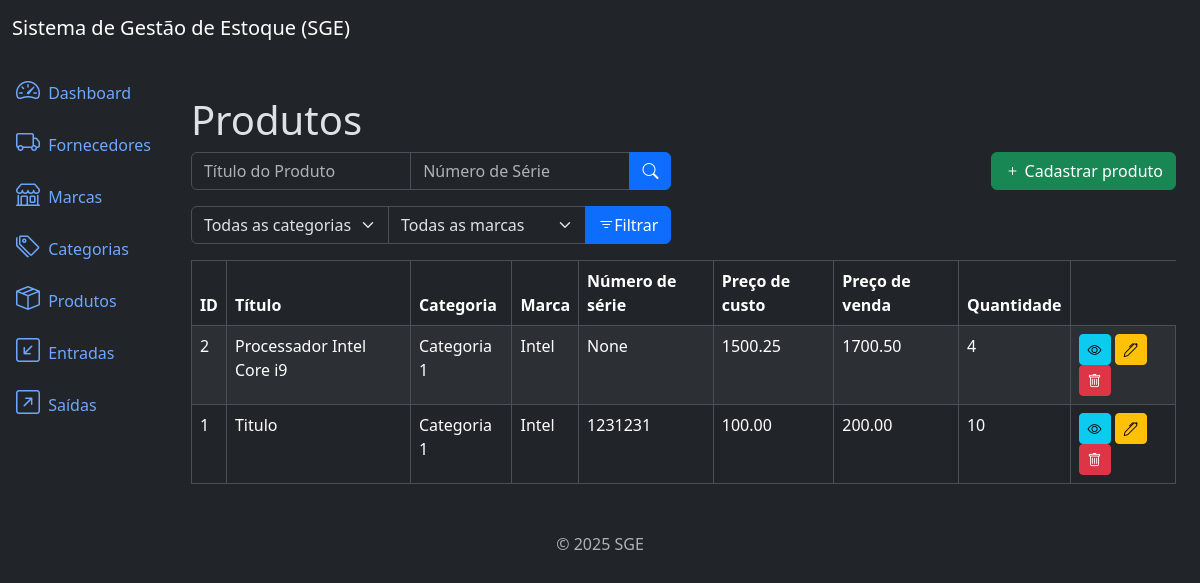
The app's page /products/list/, older data.
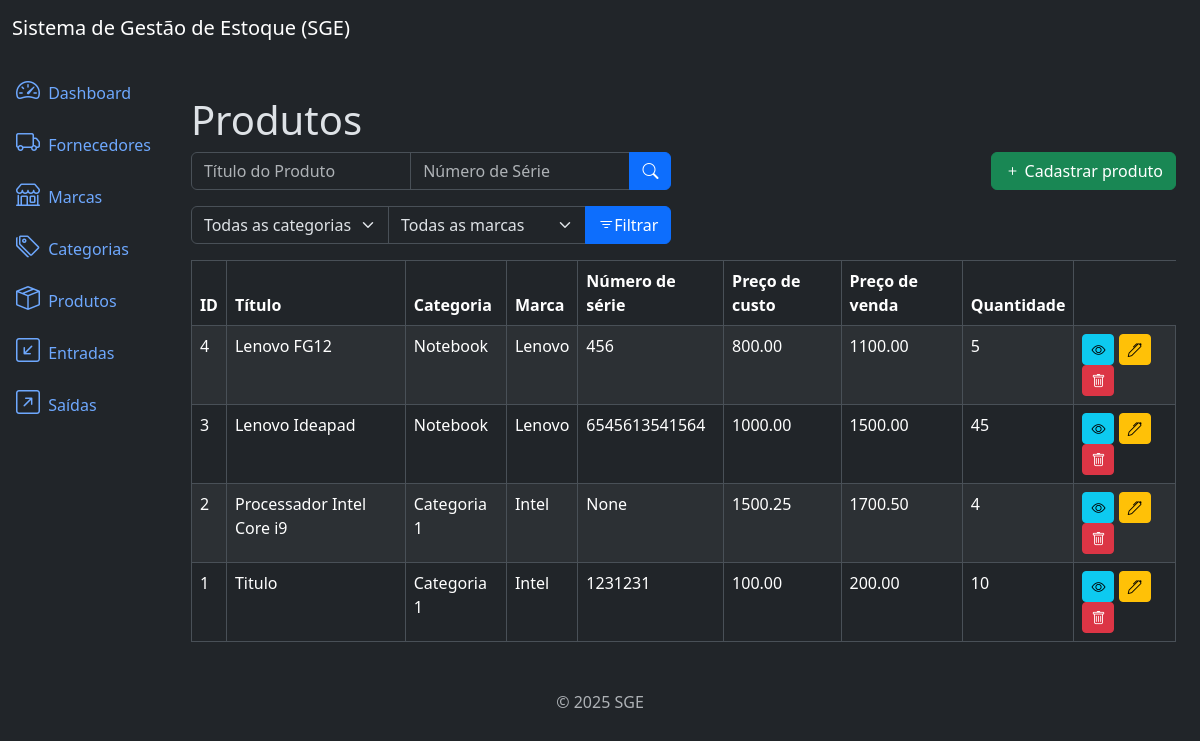
The same page, newer data.
### products/models.py (models this page shows, shortened)
class Products(models.Model):
    title = models.CharField(max_length=500)
    category = models.ForeignKey(Category, on_delete=models.PROTECT, related_name='products')
    brand = models.ForeignKey(Brand, on_delete=models.PROTECT, related_name='products')
    description = models.TextField(null=True, blank=True)
    serie_number = models.CharField(max_length=200, null=True, blank=True)
    cost_price = models.DecimalField(max_digits=20, decimal_places=2) # sempre usar DecimalFiel para campos de dinheiro/moeda
    selling_price = models.DecimalField(max_digits=20, decimal_places=2)
    quantity = models.IntegerField(default=0)
    created_at = models.DateTimeField(auto_now_add=True)
    updated_at = models.DateTimeField(auto_now=True)
    class Meta:
        ordering = ['title']

### categories/models.py (models this page shows)
class Category(models.Model):
    name = models.CharField(max_length=500)
    description = models.TextField(null=True, blank=True)
    created_at = models.DateTimeField(auto_now_add=True)
    updated_at = models.DateTimeField(auto_now=True)
    class Meta: # Ordena por ordem alfabetica pelo nome
        ordering = ['name']
    def __str__(self):
        return self.name

### brands/models.py (models this page shows)
class Brand(models.Model):
    name = models.CharField(max_length=500)
    description = models.TextField(null=True, blank=True)
    created_at = models.DateTimeField(auto_now_add=True)
    updated_at = models.DateTimeField(auto_now=True)
    class Meta: # Ordena por ordem alfabetica pelo nome
        ordering = ['name']
    def __str__(self):
        return self.name

### products/views.py (the view)
# urls.py: path('products/list/', views.ProductListView.as_view(), name='product_list'),
class ProductListView(ListView):
    model = models.Products
    template_name = 'product_list.html'
    context_object_name = 'products' # Contexto enviado para o template
    paginate_by = 10 # Define a quantidade de elementos que serão exibidos por página
    def get_queryset(self): # Método que faz filtros pelo nome da marca
        queryset = super().get_queryset()
        title = self.request.GET.get('title')
        category = self.request.GET.get('category')
        brand = self.request.GET.get('brand')
        serie_number = self.request.GET.get('serie_number')
        if serie_number:
            queryset = queryset.filter(serie_number__icontains=serie_number)
        if title:
            queryset = queryset.filter(title__icontains=title)
        if category:
            queryset = queryset.filter(category__id=category)
        if brand:
            queryset = queryset.filter(brand__id=brand)
        return queryset
    def get_context_data(self, **kwargs):
        context = super().get_context_data(**kwargs) # Pegando o contexto original
        context['categories'] = Category.objects.all()
        context['brands'] = Brand.objects.all()
        return context

### products/templates/product_list.html (shortened to what this page needs)
{% extends 'base.html' %}
{% block content %}
    <h3 class="display-6">Produtos</h3>
    <div class="row mb-3">
        <div class="col-md-6">
            <form method="get" action="{%  url 'product_list' %}">
                <div class="input-group">
                    <input type="text" name="title" class="form-control" placeholder="Título do Produto" value="{{ request.GET.title }}">
                    <input type="text" name="serie_number" class="form-control" placeholder="Número de Série" value="{{ request.GET.serie_number }}">
                    <button type="submit" class="btn btn-primary">
                        <i class="bi bi-search"></i>
                    </button>
                </div>
            </form>
        </div>
        <div class="col-md-6">
            <a href="{% url 'product_create' %}" class="btn btn-success float-end">
                <i class="bi bi-plus"></i> Cadastrar produto
            </a>
        </div>
    </div>
    <div class="row mb-3">
        <div class="col-md-6">
            <form action="{% url 'product_list' %}" method="get">
                <div class="input-group">
                    <select name="category" class="form-select">
                        <option value="" {% if not request.GET.category %} selected {% endif %}>Todas as categorias</option>
                    </select>
                    <select name="brand" class="form-select">
                        <option value="" {% if not request.GET.brand %} selected {% endif %}>Todas as marcas</option>
                    </select>
                    <button type="submit" class="btn btn-primary">
                        <i class="bi bi-filter"></i>Filtrar
                    </button>
                </div>
            </form>
        </div>
    </div>
    <div class="table-responsive">
        <table class="table table-striped table-bordered">
            <thead class="thead-dark">
                <tr>
                    <th>ID</th>
                    <th>Título</th>
                    <th>Categoria</th>
                    <th>Marca</th>
                    <th>Número de série</th>
                    <th>Preço de custo</th>
                    <th>Preço de venda</th>
                    <th>Quantidade</th>
                </tr>
            </thead>
            <tbody>
                {% for product in products %}
                    <tr>
                        <td>{{ product.id }}</td>
                        <td>{{ product.title }}</td>
                        <td>{{ product.category }}</td>
                        <td>{{ product.brand }}</td>
                        <td>{{ product.serie_number }}</td>
                        <td>{{ product.cost_price }}</td>
                        <td>{{ product.selling_price }}</td>
                        <td>{{ product.quantity }}</td>
                        <td>
                            <a href="{% url 'product_detail' product.id %}" class="btn btn-info btn-sm">
                                <i class="bi bi-eye"></i>
                            </a>
                            <a href="{% url 'product_update' product.id %}" class="btn btn-warning btn-sm">
                                <i class="bi bi-pen"></i>
                            </a>
                            <a href="{% url 'product_delete' product.id %}" class="btn btn-danger btn-sm">
                                <i class="bi bi-trash"></i>
                            </a>
                        </td>
                    </tr>
                {% endfor %}
            </tbody>
        </table>
    </div>
{% endblock %}

### app/templates/base.html (shortened to what this page needs)
<!DOCTYPE html>
<html lang="pt-br" data-bs-theme="dark">
<head>
    <link href="https://cdn.jsdelivr.net/npm/bootstrap@5.3.3/dist/css/bootstrap.min.css" rel="stylesheet">
    <link rel="stylesheet" href="https://cdn.jsdelivr.net/npm/bootstrap-icons@1.11.3/font/bootstrap-icons.min.css">
</head>
<body>
    {% include 'components/_header.html' %}
    <div class="container-fluid">
        {% include 'components/_sidebar.html' %}
        <div class="col py-3">
            <div class="container mt-4">
                <main>
                    {% block content %}{% endblock %}
                </main>
            </div>
        </div>
    </div>
    </div>
    {% include 'components/_footer.html' %}
</body>
</html>

### app/templates/components/_header.html
<nav class="navbar navbar-expand-lg navbar-light bg-dark">
    <div class="container-fluid">
        <a class="navbar-brand text-white" href="#">Sistema de Gestão de Estoque (SGE)</a>
    </div>
</nav>

### app/templates/components/_sidebar.html (shortened to what this page needs)
<div class="row flex-nowrap">
    <div class="col-auto col-md-0 col-xl-0 px-0 bg-dark">
        <div class="d-flex flex-column align-items-center align-items-sm-start px-3 pt-2 text-white">
            <div class="collapse d-sm-block" id="menuCollapse">
                <ul class="nav flex-column align-items-start" id="menu">
                    <li>
                        <a href="#" class="nav-link px-0 align-middle">
                            <i class="bi bi-speedometer2 fs-4"></i>
                            <span class="ms-1">Dashboard</span>
                        </a>
                    </li>
                    <li>
                        <a href="{% url 'supplier_list' %}" class="nav-link px-0 align-middle">
                            <i class="bi bi-truck fs-4"></i>
                            <span class="ms-1">Fornecedores</span>
                        </a>
                    </li>
                    <li>
                        <a href="{% url 'brand_list' %}" class="nav-link px-0 align-middle">
                            <i class="bi bi-shop fs-4"></i>
                            <span class="ms-1">Marcas</span>
                        </a>
                    </li>
                    <li>
                        <a href="{% url 'category_list' %}" class="nav-link px-0 align-middle">
                            <i class="bi bi-tags fs-4"></i>
                            <span class="ms-1">Categorias</span>
                        </a>
                    </li>
                    <li>
                        <a href="{%  url 'product_list' %}" class="nav-link px-0 align-middle">
                            <i class="bi bi-box-seam fs-4"></i>
                            <span class="ms-1">Produtos</span>
                        </a>
                    </li>
                    <li>
                        <a href="{%  url 'inflow_list' %}" class="nav-link px-0 align-middle">
                            <i class="bi bi-arrow-down-left-square fs-4"></i>
                            <span class="ms-1">Entradas</span>
                        </a>
                    </li>
                    <li>
                        <a href="{%  url 'outflow_list' %}" class="nav-link px-0 align-middle">
                            <i class="bi bi-arrow-up-right-square fs-4"></i>
                            <span class="ms-1">Saídas</span>
                        </a>
                    </li>
                </ul>
            </div>
        </div>
    </div>

### app/templates/components/_footer.html
<footer class="footer mt-auto py-3 text-center">
    <div class="container">
        <span class="text-muted">© 2025 SGE</span>
    </div>
</footer>

Row changes from the older to the newer data that the page shows:
added Products: id "4", title "Lenovo FG12", category "Notebook", brand "Lenovo", serie_number "456", cost_price "800.00", selling_price "1100.00", quantity "5"
added Products: id "3", title "Lenovo Ideapad", category "Notebook", brand "Lenovo", serie_number "6545613541564", cost_price "1000.00", selling_price "1500.00", quantity "45"
